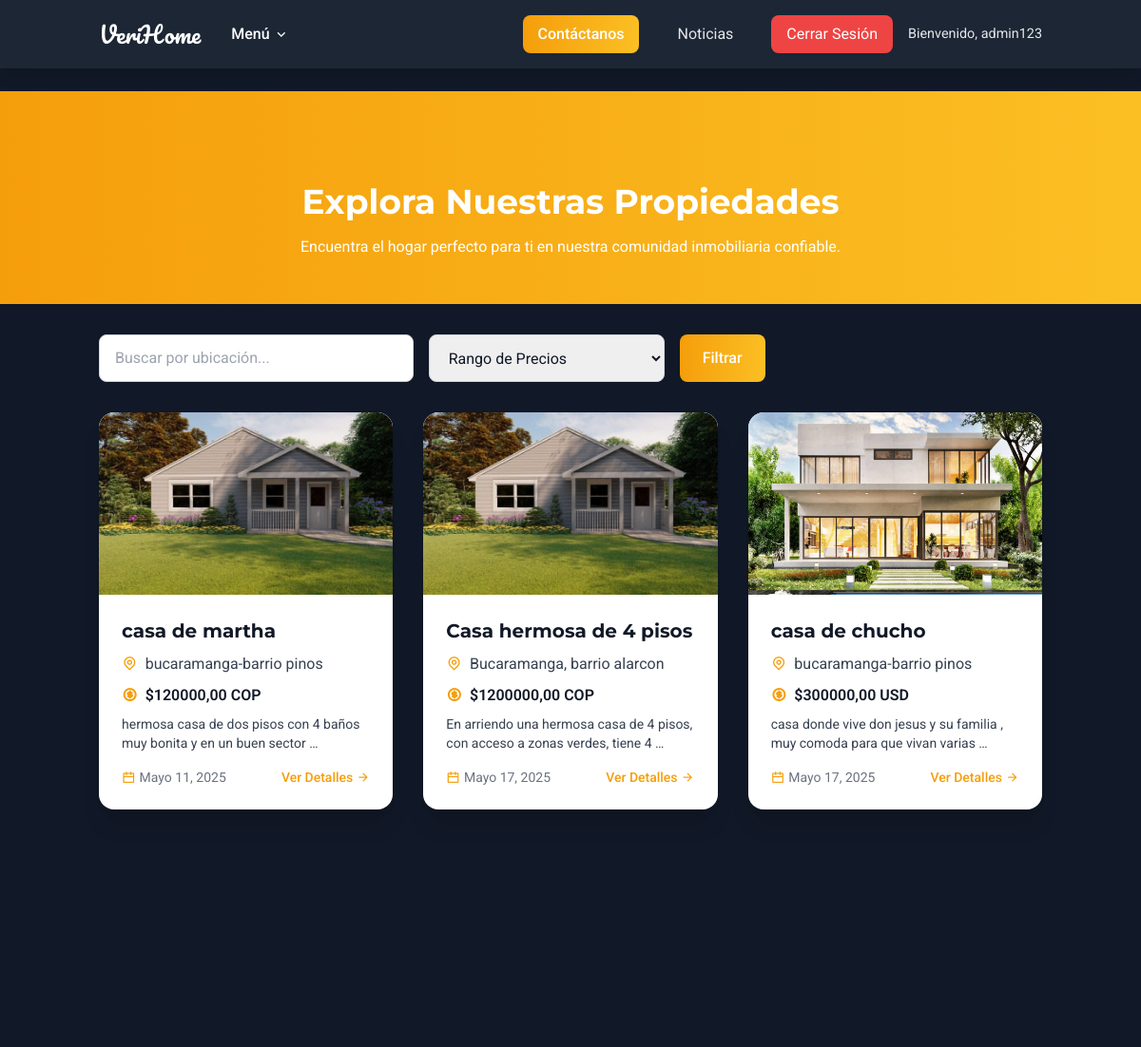
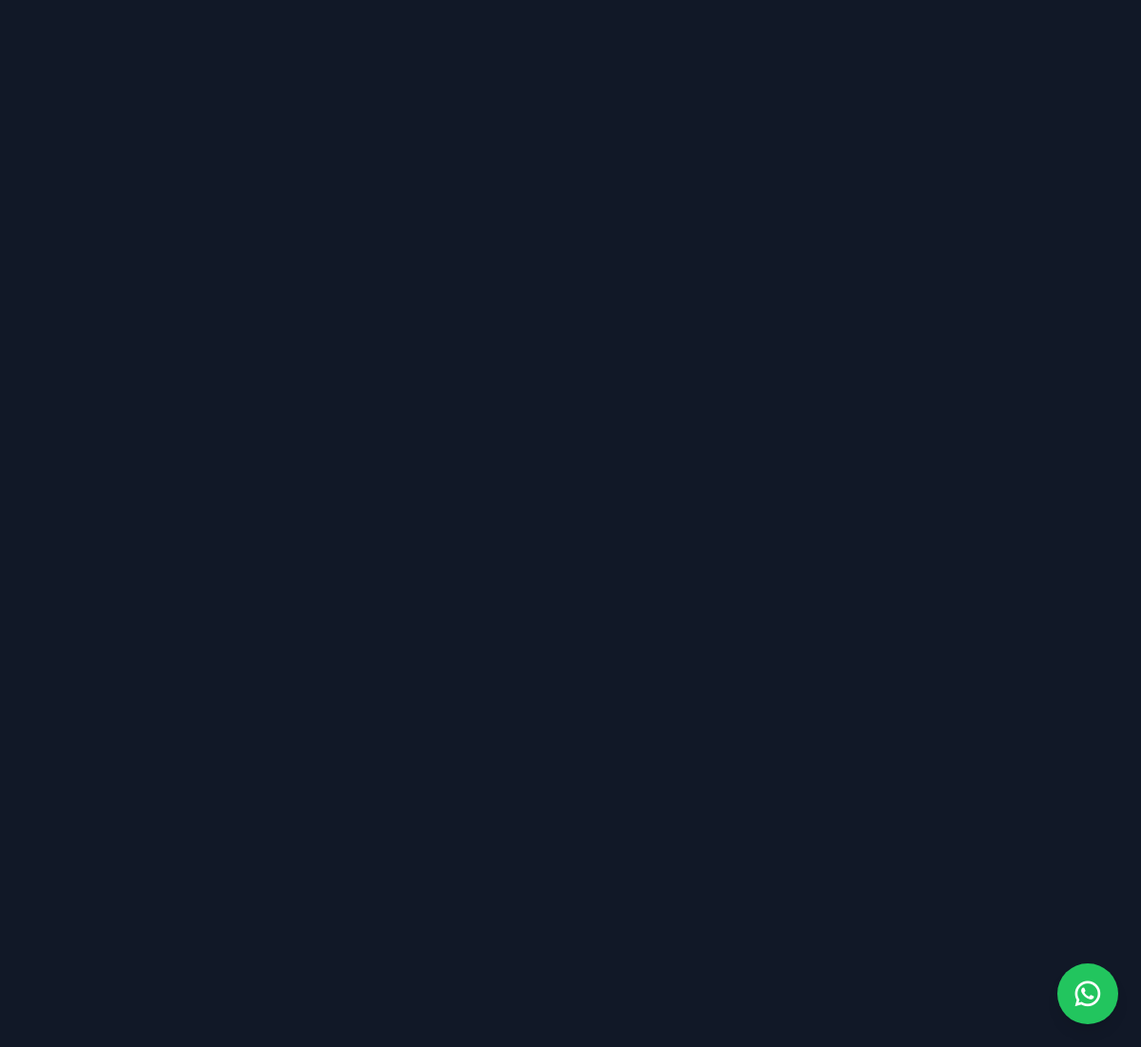
/property-list/ (signed in), run on the app's committed database (2 pictures, top to bottom).
### src/apps/real_estate_auth/models.py (models this page shows, shortened)
class CustomUser(AbstractUser):
    PROFILE_CHOICES = (
        ("arrendador", "Arrendador"),
        ("arrendatario", "Arrendatario"),
        ("prestador", "Prestador de Servicios"),
    )
    name = models.CharField(
        _("nombre completo"), max_length=255, help_text=_("Ingrese su nombre completo")
    )
    email = models.EmailField(
        _("correo electrónico"),
        unique=True,
        error_messages={"unique": _("Este correo electrónico ya está registrado.")},
    )
    profile_type = models.CharField(
        _("tipo de perfil"),
        max_length=20,
        choices=PROFILE_CHOICES,
        default="arrendatario",
        help_text=_("Seleccione su rol en la plataforma"),
    )
    phone_number = models.CharField(
        _("teléfono"),
        max_length=20,
        blank=True,
        null=True,
        help_text=_("Número de contacto opcional"),
    )
    profile_picture = models.ImageField(
        _("foto de perfil"),
        upload_to="profile_pics/",
        blank=True,
        null=True,
        help_text=_("Suba una imagen para su perfil"),
    )
    interview_code = models.CharField(
        _("código de entrevista"),
        max_length=10,
        blank=True,
        null=True,
        unique=True,
        help_text=_("Código asignado durante la entrevista por el administrador"),
    )
    rating = models.PositiveSmallIntegerField(
        _("calificación inicial"),
        default=0,
        help_text=_("Calificación de 1 a 5 asignada por el administrador"),
    )
    resume = models.TextField(
        _("hoja de vida"),
        blank=True,
        null=True,
        help_text=_("Información de la hoja de vida"),
    )
    REQUIRED_FIELDS = ["email", "name", "profile_type"]  # Campos obligatorios
    class Meta:
        verbose_name = _("usuario")
        verbose_name_plural = _("usuarios")
        ordering = ["-date_joined"]

### src/apps/properties/models.py (models this page shows, shortened)
class Property(models.Model):
    PROPERTY_TYPES = [
        ("casa", "Casa"),
        ("apartamento", "Apartamento"),
        ("local", "Local"),
        ("habitacion", "Habitación"),
    ]
    CURRENCIES = [
        ("COP", "COP"),
        ("USD", "USD"),
    ]
    title = models.CharField(max_length=200)
    description = models.TextField()
    location = models.CharField(max_length=200)
    exact_address = models.CharField(max_length=200, blank=True, null=True)
    price = models.DecimalField(max_digits=10, decimal_places=2)
    currency = models.CharField(max_length=3, choices=CURRENCIES, default="COP")
    property_type = models.CharField(max_length=20, choices=PROPERTY_TYPES)
    video = models.FileField(
        upload_to="property_videos/",
        blank=True,
        null=True,
        help_text="Video de la propiedad (máximo 3 minutos)",
    )
    video_url = models.URLField(
        blank=True, null=True, help_text="URL de video alternativa (YouTube o Vimeo)"
    )
    requirements = models.TextField(blank=True)
    characteristics = models.TextField(blank=True)
    owner = models.ForeignKey(User, on_delete=models.CASCADE, related_name="properties")
    created_at = models.DateTimeField(auto_now_add=True)
    is_active = models.BooleanField(default=True)

class PropertyPhoto(models.Model):
    property = models.ForeignKey(
        Property, on_delete=models.CASCADE, related_name="related_photos"
    )
    image = models.ImageField(upload_to="property_photos/", blank=True, null=True)
    uploaded_at = models.DateTimeField(auto_now_add=True)

### src/apps/properties/views.py (the view)
# urls.py: path("list/", views.PropertyListView.as_view(), name="property_list"),
class PropertyListView(LoginRequiredMixin, ProfileRequiredMixin, ListView):
    model = Property
    template_name = "properties/list.html"
    context_object_name = "properties"
    def get_queryset(self):
        if self.request.user.is_superuser:
            return Property.objects.all()
        if self.request.user.profile_type == "arrendador":
            return Property.objects.filter(owner=self.request.user, is_active=True)
        return Property.objects.filter(is_active=True)

### src/apps/properties/views.py (called while the page is built)
    def test_func(self):
        if self.request.user.is_superuser:
            return True
        return (
            self.request.user.is_authenticated
            and self.request.user.profile_type in ["arrendatario", "arrendador"]
        )

### templates/properties/list.html (shortened to what this page needs)
{% extends 'base.html' %}
{% load widget_tweaks %}
{% load static %}
{% block content %}
    <div class="pt-24 pb-12 bg-gradient-to-r from-primary to-amber-400">
        <div class="container mx-auto px-4">
            <h1 class="montserrat text-4xl font-bold text-white text-center">Explora Nuestras Propiedades</h1>
            <p class="text-white text-center mt-4 max-w-2xl mx-auto">Encuentra el hogar perfecto para ti en nuestra comunidad inmobiliaria confiable.</p>
        </div>
    </div>
    <div class="container mx-auto px-4 py-8">
        <div class="mb-8 flex flex-col sm:flex-row gap-4">
            <input type="text" name="location" placeholder="Buscar por ubicación..." class="contact-input w-full sm:w-1/3 px-4 py-3 border border-gray-300 rounded focus:outline-none text-gray-900">
            <select name="price_range" class="contact-input w-full sm:w-1/4 px-4 py-3 border border-gray-300 rounded focus:outline-none text-gray-900">
                <option value="">Rango de Precios</option>
            </select>
            <button class="bg-gradient-to-r from-primary to-amber-400 text-white px-6 py-3 rounded-button font-medium hover:bg-amber-600 transition-colors duration-300 w-full sm:w-auto whitespace-nowrap">
                Filtrar
            </button>
        </div>
        {% if properties %}
            <div class="grid grid-cols-1 sm:grid-cols-2 lg:grid-cols-3 gap-8">
                {% for property in properties %}
                    <a href="{% url 'property_detail' property.id %}" class="card-hover bg-white rounded-lg shadow-xl overflow-hidden transition-transform duration-300 hover:shadow-2xl">
                        <div class="relative w-full h-48">
                            {% if property.related_photos.first %}
                                <img src="{{ property.related_photos.first.image.url }}" alt="{{ property.title }}" class="w-full h-48 object-cover object-center rounded-t-lg" onerror="this.onerror=null; this.src='{% static "images/no-image.jpg" %}';">
                            {% else %}
                                <div class="w-full h-48 bg-gray-200 flex items-center justify-center text-gray-500">Sin Foto</div>
                            {% endif %}
                        </div>
                        <div class="p-6">
                            <h3 class="montserrat text-xl font-bold text-gray-900 mb-2">{{ property.title }}</h3>
                            <p class="text-gray-700 mb-2"><i class="ri-map-pin-line text-primary mr-2"></i>{{ property.location }}</p>
                            <p class="text-gray-900 font-semibold mb-2"><i class="ri-money-dollar-circle-line text-primary mr-2"></i>${{ property.price }} {{ property.currency }}</p>
                            <p class="text-gray-700 text-sm mb-4">{{ property.description|truncatewords:15 }}</p>
                            <div class="flex justify-between items-center text-sm text-gray-500">
                                <span><i class="ri-calendar-line text-primary mr-1"></i>{{ property.created_at|date:'F d, Y' }}</span>
                                <span class="text-primary font-medium">Ver Detalles <i class="ri-arrow-right-line"></i></span>
                            </div>
                        </div>
                    </a>
                {% endfor %}
            </div>
        {% else %}
            <p class="text-center text-2xl text-gray-700 montserrat">No hay propiedades disponibles en este momento.</p>
        {% endif %}
    </div>
    <a href="https://wa.me/1234567890?text=Hola,%20quiero%20información%20sobre%20sus%20propiedades!" target="_blank" class="whatsapp-btn fixed bottom-6 right-6 w-16 h-16 flex items-center justify-center bg-[#22C55E] text-white rounded-full shadow-lg z-50">
        <i class="ri-whatsapp-line ri-2x"></i>
    </a>
{% endblock %}

### templates/base.html (shortened to what this page needs)
<!DOCTYPE html>
<html lang="es">
<head>
    <script src="https://cdn.tailwindcss.com/3.4.16"></script>
    <link rel="stylesheet" href="https://cdnjs.cloudflare.com/ajax/libs/remixicon/4.6.0/remixicon.min.css">
</head>
<body>
    <nav class="fixed top-0 left-0 w-full bg-gray-800 bg-opacity-90 z-50 shadow-lg">
        <div class="container mx-auto px-4 py-3 flex items-center justify-between">
            <div class="flex items-center space-x-4">
                <a href="{% url 'home' %}" class="text-white font-['Pacifico'] text-2xl">VeriHome</a>
                <div class="dropdown-container" id="dropdown-container">
                    <button class="text-white px-4 py-2 font-medium flex items-center" id="dropdown-button">
                        Menú <i class="ri-arrow-down-s-line ml-1"></i>
                    </button>
                </div>
            </div>
            <div class="nav-right">
                <a href="{% url 'contact' %}" class="bg-gradient-to-r from-primary to-amber-400 text-white px-4 py-2 rounded-button font-medium hover:from-amber-600 hover:to-amber-500 transition-all duration-300 whitespace-nowrap">Contáctanos</a>
                <a href="{% url 'news' %}" class="dropdown-item">Noticias</a>
                {% if user.is_authenticated %}
                    <a href="{% url 'logout' %}" class="logout-btn">Cerrar Sesión</a>
                    <span class="welcome-text">Bienvenido, {{ user.username }}</span>
                {% endif %}
            </div>
        </div>
    </nav>
    <div class="content min-h-screen pt-24 pb-20">
        {% block content %}
        {% endblock %}
    </div>
</body>
</html>

### templates/base.html (style rules this page uses)
:where([class^="ri-"])::before { content: "\f3c2"; }
body { font-family: 'Roboto', sans-serif; background-color: #111827; color: #E5E7EB; overflow-x: hidden; }
.montserrat { font-family: 'Montserrat', sans-serif; }
.card-hover { transition: transform 500ms ease, box-shadow 500ms ease; }
.whatsapp-btn { transition: transform 300ms ease, background-color 300ms ease; }
.contact-input { transition: border-color 0.3s ease, box-shadow 0.3s ease; }
.dropdown-container { position: relative; }
.dropdown-item { padding: 0.75rem 1.5rem; color: #E5E7EB; font-size: 1rem; transition: background-color 0.3s ease, color 0.3s ease; display: block; white-space: nowrap; }
.nav-right { display: flex; align-items: center; gap: 1rem; }
.logout-btn { background-color: #EF4444; color: white; padding: 0.5rem 1rem; border-radius: 8px; transition: background-color 0.3s ease; }
.welcome-text { font-size: 0.9rem; color: #E5E7EB; }

### data on the page
CustomUser: username "admin123"
Property: related_photos.first.image (picture), title "casa de martha", location "bucaramanga-barrio pinos", price "120000,00", currency "COP", description "hermosa casa de dos pisos con 4 baños muy bonita y en un buen sector …", created_at "Mayo 11, 2025"
Property: related_photos.first.image (picture), title "Casa hermosa de 4 pisos", location "Bucaramanga, barrio alarcon", price "1200000,00", currency "COP", description "En arriendo una hermosa casa de 4 pisos, con acceso a zonas verdes, tiene 4 …", created_at "Mayo 17, 2025"
Property: related_photos.first.image (picture), title "casa de chucho", location "bucaramanga-barrio pinos", price "300000,00", currency "USD", description "casa donde vive don jesus y su familia , muy comoda para que vivan varias …", created_at "Mayo 17, 2025"
